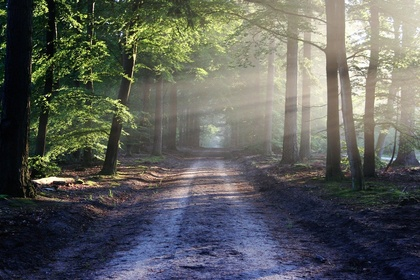
%> input picture THL411-Image processing/Assignment 2/Εικόνες/1.jpg, 420 x 280 px, shrunk from 1280 x 853 before the run
$ octave ask2.m   (GNU Octave 9; MATLAB toolbox functions it lacks are replaced by stand-ins)
%> lines starting %> are read from the running program, lines starting %| are printed output that depends on the picture; in (x1, y1, x2, y2) boxes, pixels count from 0 and x2, y2 are one past the last pixel; in counts of white or black regions, pixels touching at a corner belong together; the program's own positions count from 1
close all;
clear all;
clc;

%1.
img = imread('1.jpg');
%> img is the input picture: size 280x420x3 uint8; mean R, G, B 92.2, 94.6, 90.5
figure;
imshow(img);
title('Image');         %read image and show it

figure;
imhist(img);          %show histogram
title('Histogram');
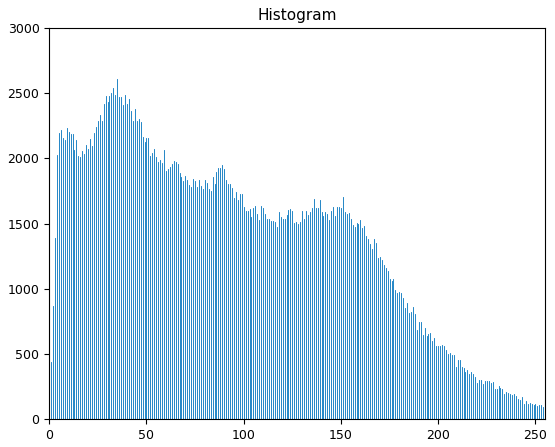
%> figure redrawn from the program's plot data; highest point at x = 35, y = 2610

prompt = 'Enter a threshold';
threshold = input(prompt);  %user input for thresold
%> the answer given: 100
[a,b] = size(img);
%> a = 280; b = 1260
thr_image = zeros(a,b);

for i=1:a
    for j=1:b
        if img(i,j) < threshold
            thr_image(i,j) = 0;
        else
            thr_image(i,j) = 255;
        end;
    end;
end;
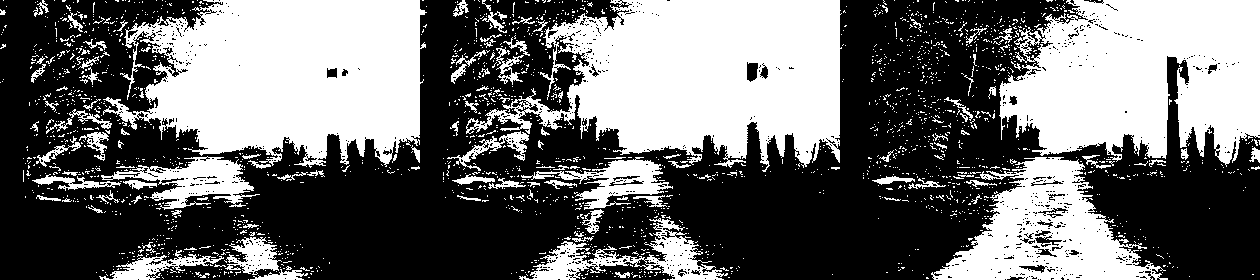
%> thr_image: size 280x1260 double; 42.7% white; 2096 white regions (1972 under 20 px), largest, box (x1, y1, x2, y2) and area: (466, 0, 842, 172) 39295, (103, 0, 427, 168) 38275, (999, 0, 1260, 167) 32522

figure;
imhist(thr_image);          %show histogram
title('Histogram after threshold');
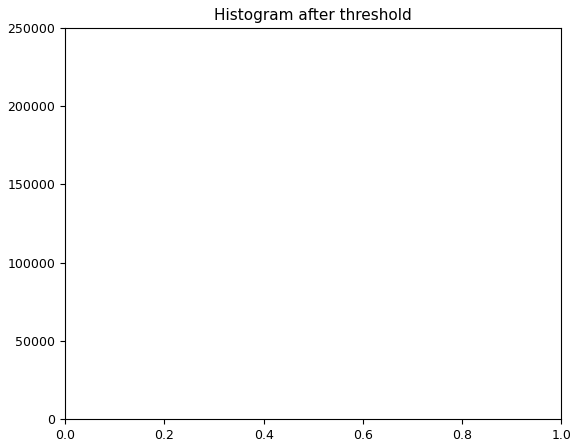
%> figure redrawn from the program's plot data; highest point at x = 0, y = 202150
%%%%%%%%%%%%%%%%%%%%%%%%%%%%%%%%%%%%%%%%%%%%%%%%%%%%%%%%%
%2.
clear all;
img = imread('2.jpg');
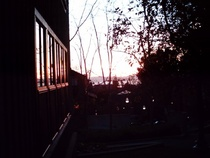
%> input picture THL411-Image processing/Assignment 2/Εικόνες/2.jpg, 210 x 158 px, shrunk from 640 x 480 before the run
%> img is the input picture: size 158x210x3 uint8; mean R, G, B 61.8, 52.1, 57.1
figure;
imshow(img);
title('Bad contrast Image');         %read image and show it

figure;
imhist(img);          %show histogram
title('Histogram');
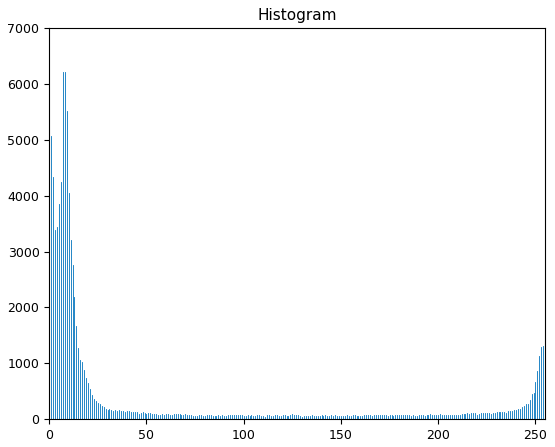
%> figure redrawn from the program's plot data; highest point at x = 0, y = 6276

newhist=histeq(img);
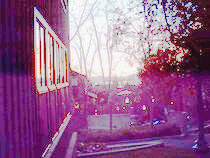
%> newhist: size 158x210x3 uint8; mean R, G, B 150.6, 97.3, 141.1
figure;
imhist(newhist);
title('Histogram after histogram equalization');
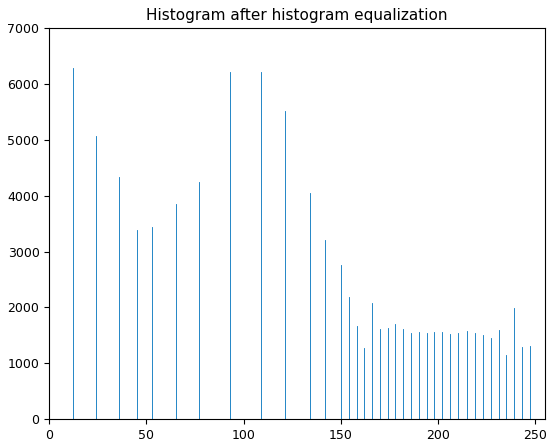
%> figure redrawn from the program's plot data; highest point at x = 12, y = 6276
